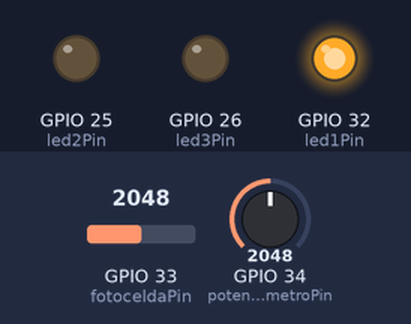
The sketch below on a simulated ESP32. Shown: output pins drawn as LEDs (lit = HIGH). Inputs (shaded band) come from the test bench; at power-on: GPIO 34 (potenciometroPin) = 2048, GPIO 33 (fotoceldaPin) = 2048. WiFi joins after 1.5 s; servers stay silent unless stated; what the sketch prints to the serial monitor is not drawn.

Above: at 3.2 s.
3.3 s: GPIO 34 (potenciometroPin) set to 2689
4.8 s: GPIO 34 (potenciometroPin) set to 2792
At 6.0 s:
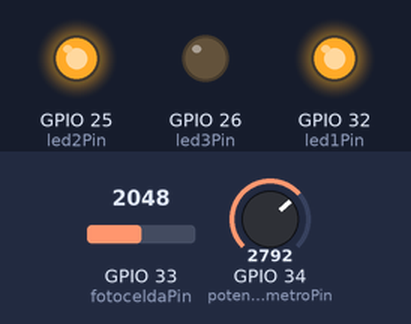
6.3 s: GPIO 34 (potenciometroPin) set to 4095
At 7.4 s:
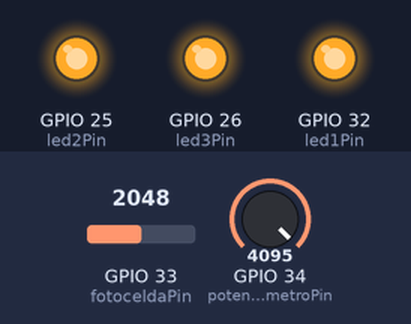
7.8 s: GPIO 34 (potenciometroPin) set to 3603
At 8.7 s:
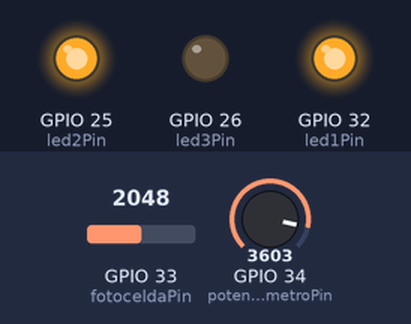
9.3 s: GPIO 34 (potenciometroPin) set to 2690
At 10.0 s:
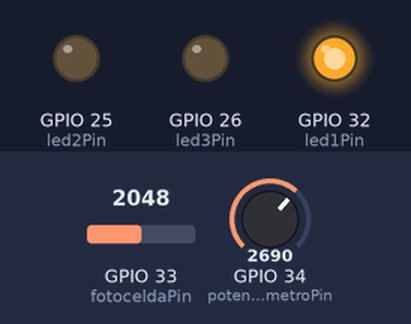
Timing chart, 0 to 11.8 s (numbered marks = the images above; inputs shaded):
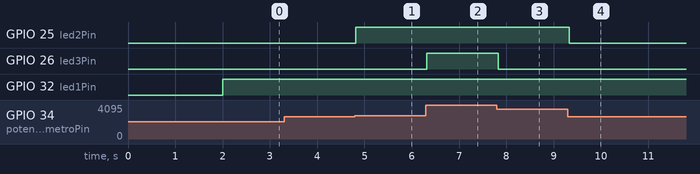

Measured:
- the behaviour switches between 2729 and 2730 on GPIO 34 (potenciometroPin) (found by bisection; images 0 and 1)
- after the input at 3.3 s, every drawn part: stays the same
- after the input at 4.8 s, GPIO 25 (led2Pin): LOW → HIGH at once
- after the input at 6.3 s, GPIO 26 (led3Pin): LOW → HIGH at once
- after the input at 7.8 s, GPIO 26 (led3Pin): HIGH → LOW at once
- after the input at 9.3 s, GPIO 25 (led2Pin): HIGH → LOW at once

The sketch:

ServidorWeb_SensorLDR_Potenciometro.ino
```cpp
#include <WiFi.h>

const char *ssid = "NOMBRE_RED_WIFI";
const char *password = "CLAVE_WIFI";

int fotoceldaPin = 33; // Pin de la fotocelda (cambiar al pin correcto)
int potenciometroPin = 34; // Pin del potenciómetro (cambiar al pin correcto)
int led1Pin = 32; // Pin del LED 1
int led2Pin = 25; // Pin del LED 2
int led3Pin = 26; // Pin del LED 3

WiFiServer server(80);

void setup() {
  Serial.begin(115200);
  pinMode(fotoceldaPin, INPUT);
  pinMode(potenciometroPin, INPUT);
  pinMode(led1Pin, OUTPUT);
  pinMode(led2Pin, OUTPUT);
  pinMode(led3Pin, OUTPUT);

  WiFi.begin(ssid, password);
  while (WiFi.status() != WL_CONNECTED) {
    delay(1000);
    Serial.print(".");
  }

  Serial.println("Conectado a la red WiFi");
  Serial.println("Dirección IP: " + WiFi.localIP().toString());

  server.begin();
}

void loop() {
  int fotoceldaValue = analogRead(fotoceldaPin);
  int potenciometroValue = analogRead(potenciometroPin);

  if (potenciometroValue >= 1365) {
    digitalWrite(led1Pin, HIGH);
  } else {
    digitalWrite(led1Pin, LOW);
  }

  if (potenciometroValue >= 2730) {
    digitalWrite(led2Pin, HIGH);
  } else {
    digitalWrite(led2Pin, LOW);
  }

  if (potenciometroValue == 4095) {
    digitalWrite(led3Pin, HIGH);
  } else {
    digitalWrite(led3Pin, LOW);
  }

  WiFiClient client = server.available();
  if (client) {
    String response = "HTTP/1.1 200 OK\nContent-Type: text/html\nConnection: close\n\n";
    response += "<html><body>";
    response += "<center>";
    response += "<h1>ESP32 Web Server</h1>";
    response += "<p>Fotocelda: " + String(fotoceldaValue) + "</p>";
    response += "<p>Potenciometro: " + String(potenciometroValue) + "</p>";
    response += "</center>";
    response += "<script>";
    response += "setInterval(function () {";
    response += "location.reload();";
    response += "}, 500);";
    response += "</script>";
    response += "</body></html>";
    client.print(response);
    client.flush();
    delay(10);
    client.stop();

  }

  delay(100); // Espera 1 segundo antes de actualizar la página web y leer nuevamente los valores.
}
```
